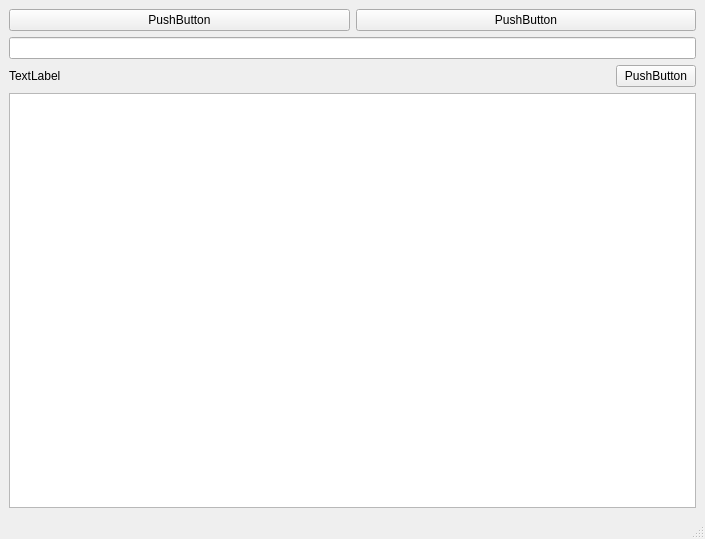
<?xml version="1.0" encoding="UTF-8"?>
<ui version="4.0">
 <class>MainWindow</class>
 <widget class="QMainWindow" name="MainWindow">
  <property name="geometry">
   <rect>
    <x>0</x>
    <y>0</y>
    <width>705</width>
    <height>539</height>
   </rect>
  </property>
  <property name="windowTitle">
   <string>MainWindow</string>
  </property>
  <widget class="QWidget" name="centralwidget">
   <layout class="QVBoxLayout" name="verticalLayout_2">
    <item>
     <layout class="QVBoxLayout" name="parent_layout">
      <item>
       <layout class="QHBoxLayout" name="horizontalLayout_2">
        <item>
         <widget class="QPushButton" name="back_button">
          <property name="text">
           <string>PushButton</string>
          </property>
         </widget>
        </item>
        <item>
         <widget class="QPushButton" name="apply_button">
          <property name="text">
           <string>PushButton</string>
          </property>
         </widget>
        </item>
       </layout>
      </item>
      <item>
       <widget class="QLineEdit" name="line_edit"/>
      </item>
      <item>
       <layout class="QHBoxLayout" name="hotkey_layout" stretch="9,1">
        <item>
         <widget class="QLabel" name="hotkey_label">
          <property name="text">
           <string>TextLabel</string>
          </property>
         </widget>
        </item>
        <item>
         <widget class="QPushButton" name="hotkey_button">
          <property name="text">
           <string>PushButton</string>
          </property>
         </widget>
        </item>
       </layout>
      </item>
      <item>
       <widget class="QListWidget" name="list_widget"/>
      </item>
     </layout>
    </item>
   </layout>
  </widget>
  <widget class="QMenuBar" name="menubar">
   <property name="geometry">
    <rect>
     <x>0</x>
     <y>0</y>
     <width>705</width>
     <height>26</height>
    </rect>
   </property>
  </widget>
  <widget class="QStatusBar" name="statusbar"/>
 </widget>
 <resources/>
 <connections/>
</ui>
